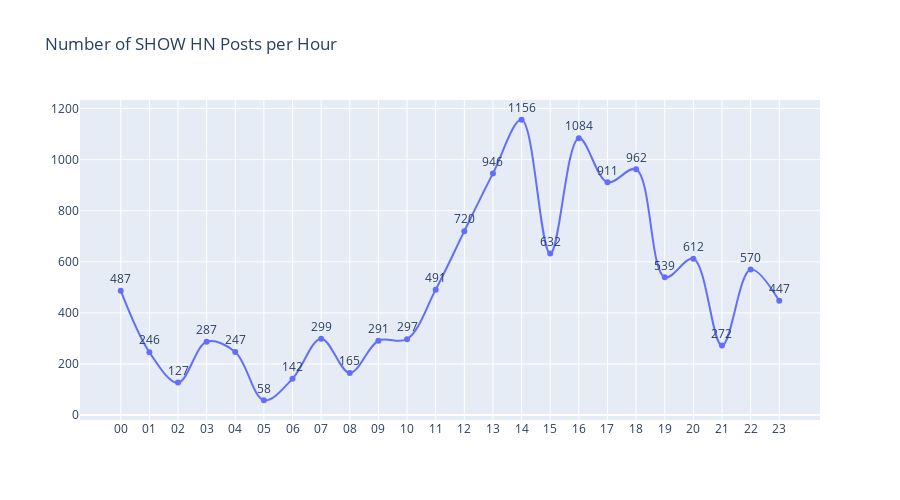

Notebook code for this chart:
### Markdown cell above
##### **Number of `SHOW HN` Comments by Hour**

To explore the `SHOW HN` posts, we will be using the earlier `points_per_hour` function.

### Code cell
show_comments_hours, avg_show_comments_hrs = comments_per_hour(show_posts,6,4)

#Data Visualisation
visual(show_comments_hours,("Number of SHOW HN Posts per Hour"),'Comments')

### Figure 1 — Plotly figure (JSON) as saved in the notebook; plotly's stock layout.template omitted (floating-point values rounded to 4 significant figures)
{"data": [{"line": {"shape": "spline"}, "mode": "lines+markers+text", "text": [487, 246, 127, 287, 247, 58, 142, 299, 165, 291, 297, 491, 720, 946, 1156, 632, 1084, 911, 962, 539, 612, 272, 570, 447], "textposition": "top center", "x": ["00", "01", "02", "03", "04", "05", "06", "07", "08", "09", "10", "11", "12", "13", "14", "15", "16", "17", "18", "19", "20", "21", "22", "23"], "y": [487, 246, 127, 287, 247, 58, 142, 299, 165, 291, 297, 491, 720, 946, 1156, 632, 1084, 911, 962, 539, 612, 272, 570, 447], "type": "scatter"}], "layout": {"uniformtext": {"minsize": 6}, "showlegend": false, "height": 500, "title": {"text": "Number of SHOW HN Posts per Hour"}}}
